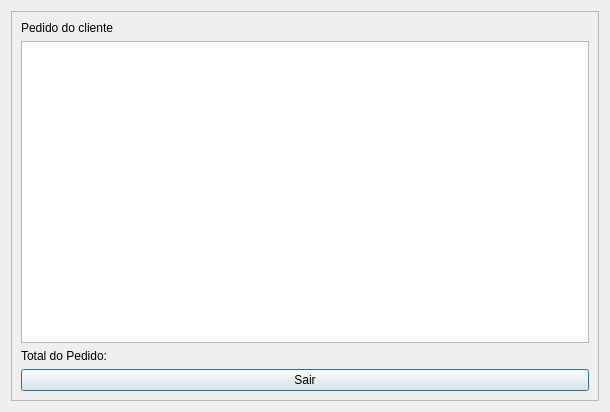
<?xml version="1.0" encoding="UTF-8"?>
<ui version="4.0">
 <class>Dialog</class>
 <widget class="QDialog" name="Dialog">
  <property name="geometry">
   <rect>
    <x>0</x>
    <y>0</y>
    <width>610</width>
    <height>412</height>
   </rect>
  </property>
  <property name="windowTitle">
   <string>Dialog</string>
  </property>
  <layout class="QVBoxLayout" name="verticalLayout">
   <item>
    <layout class="QVBoxLayout" name="verticalLayout_2">
     <item>
      <widget class="QFrame" name="frame_2">
       <property name="minimumSize">
        <size>
         <width>100</width>
         <height>0</height>
        </size>
       </property>
       <property name="frameShape">
        <enum>QFrame::StyledPanel</enum>
       </property>
       <property name="frameShadow">
        <enum>QFrame::Raised</enum>
       </property>
       <layout class="QVBoxLayout" name="verticalLayout_5">
        <item>
         <widget class="QLabel" name="label_2">
          <property name="text">
           <string>Pedido do cliente</string>
          </property>
         </widget>
        </item>
        <item>
         <widget class="QListView" name="lst_todos_produtos_do_pedido"/>
        </item>
        <item>
         <widget class="QLabel" name="label_total_do_pedido">
          <property name="text">
           <string>Total do Pedido:</string>
          </property>
         </widget>
        </item>
        <item>
         <widget class="QPushButton" name="pushButton_exit">
          <property name="text">
           <string>Sair</string>
          </property>
         </widget>
        </item>
       </layout>
      </widget>
     </item>
    </layout>
   </item>
  </layout>
 </widget>
 <resources/>
 <connections/>
</ui>
